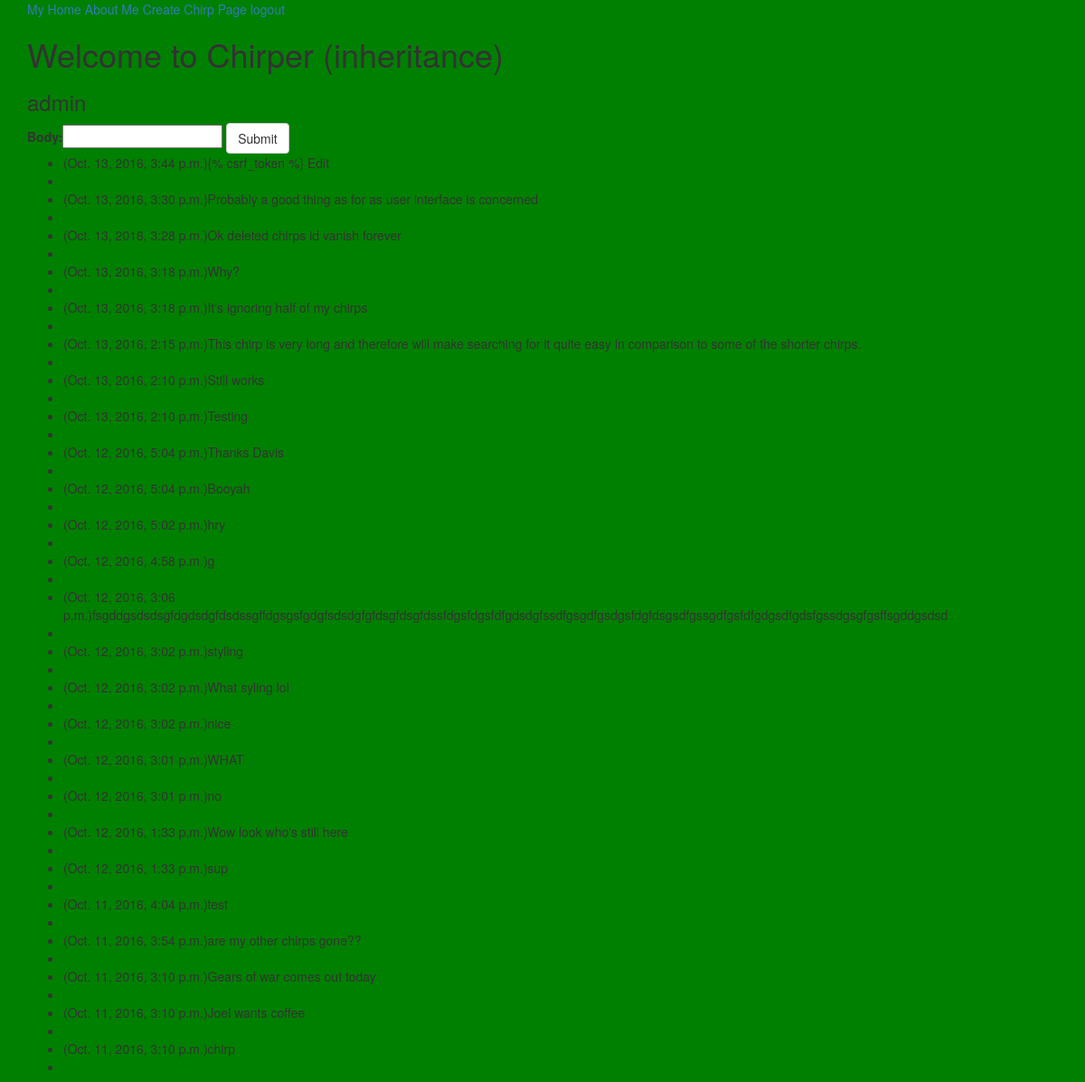
The app's page / (signed in) with its own data.
### app/models.py (models this page shows)
class Chirp(models.Model):
    body = models.CharField(max_length=140)
    created = models.DateTimeField(auto_now_add=True)
    class Meta:
        ordering = ("-created",)

### app/views.py (the view)
# urls.py: url(r'^$', index_view, name="index_view"),
def index_view(request):
    print(request.POST)
    if request.POST:
        instance = ChirpForm(request.POST)
        if instance.is_valid():
            instance.save()
    context = {
        "form": ChirpForm(),
        "all_chirps": Chirp.objects.all().order_by("-created")
    }
    return render(request, 'index.html', context)

### app/forms.py
class ChirpForm(forms.ModelForm):
    class Meta:
        fields = ("body", )
        model = Chirp

### templates/index.html (shortened to what this page needs)
{% extends 'base.html' %}
{%  block content %}
<h1>Welcome to Chirper (inheritance)</h1>
<h3>{{ request.user }}</h3>
<form class="" action="" method="post">
  {{ form }}
  <button class="btn btn-default" type="submit">Submit</button>
</form>
<ul>
{% for chirp in all_chirps %}
  <li>({{ chirp.created }}){{ chirp.body }}<li/>
{% endfor %}
</ul>
{% endblock %}

### templates/base.html (style rules this page uses)
body { background-color: green; }

### records on screen
Chirp: created "Oct. 13, 2016, 3:44 p.m.", body "{% csrf_token %} Edit"
Chirp: created "Oct. 13, 2016, 3:30 p.m.", body "Probably a good thing as for as user interface is concerned"
Chirp: created "Oct. 13, 2016, 3:28 p.m.", body "Ok deleted chirps id vanish forever"
Chirp: created "Oct. 13, 2016, 3:18 p.m.", body "Why?"
Chirp: created "Oct. 13, 2016, 3:18 p.m.", body "It's ignoring half of my chirps"
Chirp: created "Oct. 13, 2016, 2:15 p.m.", body "This chirp is very long and therefore will make searching for it quite easy in comparison to some of the shorter chirps."
Chirp: created "Oct. 13, 2016, 2:10 p.m.", body "Still works"
Chirp: created "Oct. 13, 2016, 2:10 p.m.", body "Testing"
Chirp: created "Oct. 12, 2016, 5:04 p.m.", body "Thanks Davis"
Chirp: created "Oct. 12, 2016, 5:04 p.m.", body "Booyah"
Chirp: created "Oct. 12, 2016, 5:02 p.m.", body "hry"
Chirp: created "Oct. 12, 2016, 4:58 p.m.", body "g"
Chirp: created "Oct. 12, 2016, 3:06 p.m.", body "fsgddgsdsdsgfdgdsdgfdsdssgffdgsgsfgdgfsdsdgfgfdsgfdsgfdssfdgsfdgsfdfgdsdgfssdfgsgdfgsdgsfdgfdsgsdfgssgdfgsfdfgdgsdfgdsfgssdgsgfgsffsgddgsdsd"
Chirp: created "Oct. 12, 2016, 3:02 p.m.", body "styling"
Chirp: created "Oct. 12, 2016, 3:02 p.m.", body "What syling lol"
Chirp: created "Oct. 12, 2016, 3:02 p.m.", body "nice"
Chirp: created "Oct. 12, 2016, 3:01 p.m.", body "WHAT"
Chirp: created "Oct. 12, 2016, 3:01 p.m.", body "no"
Chirp: created "Oct. 12, 2016, 1:33 p.m.", body "Wow look who's still here"
Chirp: created "Oct. 12, 2016, 1:33 p.m.", body "sup"
Chirp: created "Oct. 11, 2016, 4:04 p.m.", body "test"
Chirp: created "Oct. 11, 2016, 3:54 p.m.", body "are my other chirps gone??"
Chirp: created "Oct. 11, 2016, 3:10 p.m.", body "Gears of war comes out today"
Chirp: created "Oct. 11, 2016, 3:10 p.m.", body "Joel wants coffee"
Chirp: created "Oct. 11, 2016, 3:10 p.m.", body "chirp"

### other values on screen
{{ request.user }} "admin"
